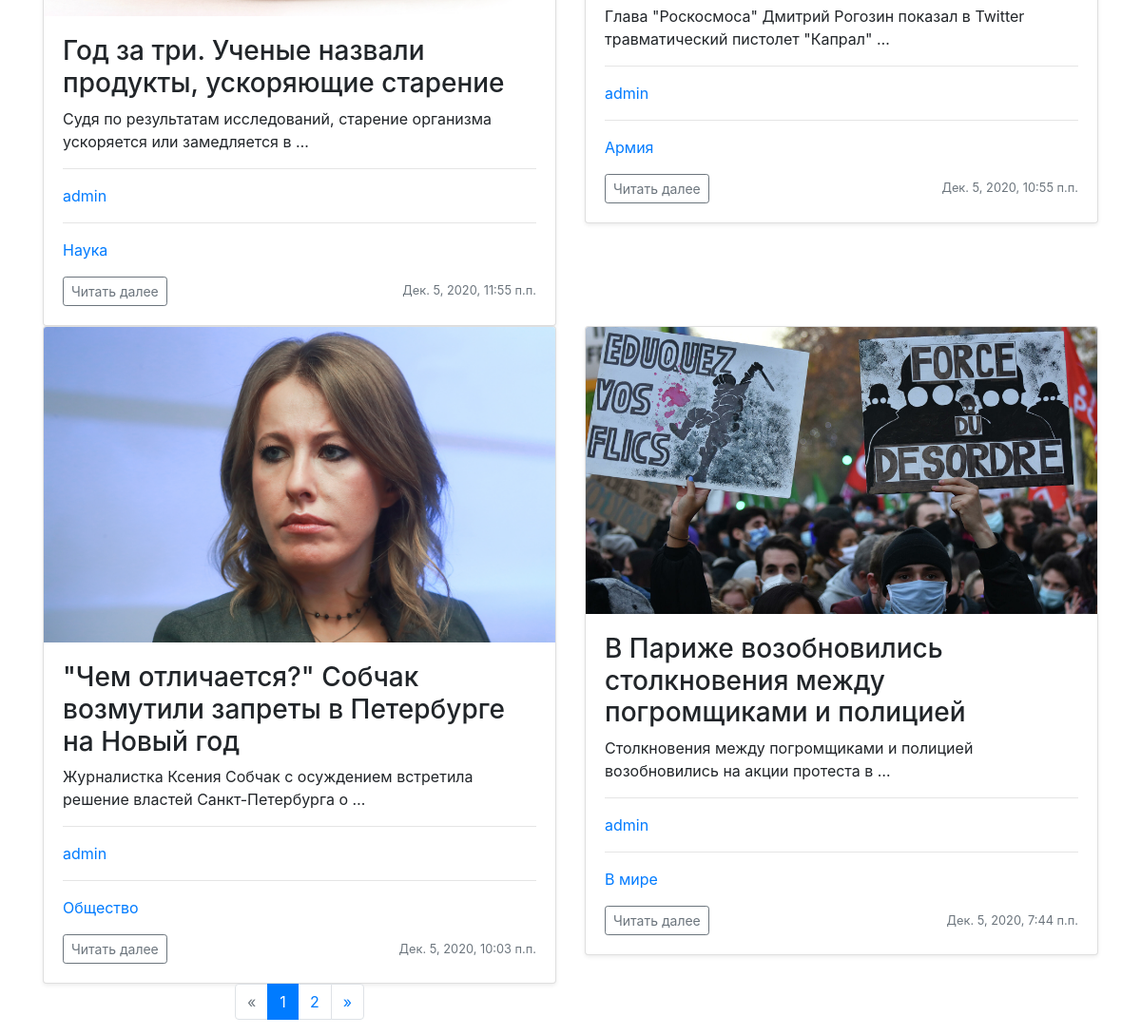
The page /news/ (lower part) on the database as committed earlier.
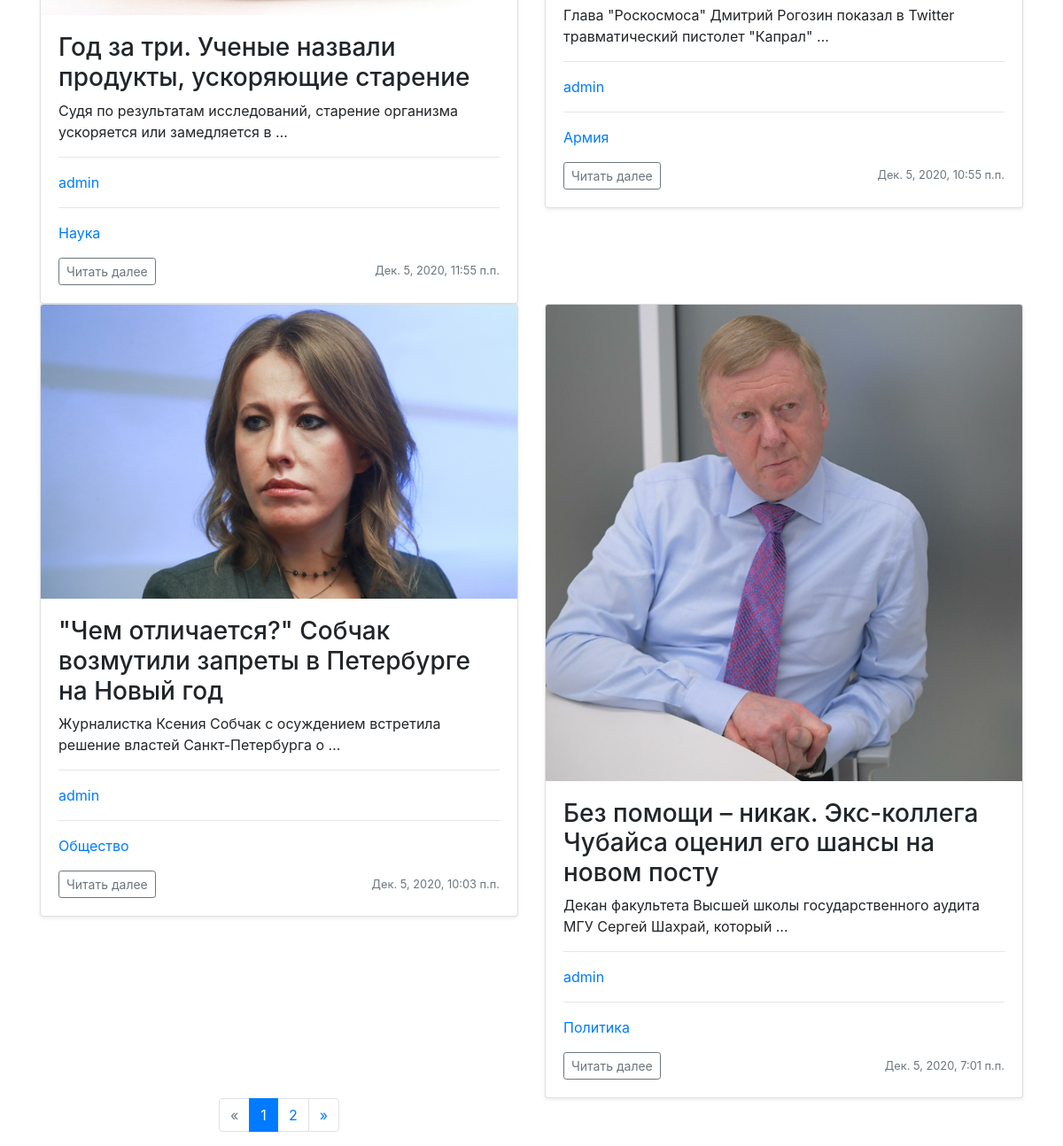
The same page on the database as committed later.
### news/models.py (models this page shows, shortened)
class News(models.Model):
    author = models.ForeignKey(User, on_delete=models.PROTECT, verbose_name='автор', default=None)
    title = models.CharField(max_length=150, verbose_name='заголовок')
    content = models.TextField(verbose_name='текст')
    created_at = models.DateTimeField(auto_now_add=True, verbose_name='дата создания')
    updated_at = models.DateTimeField(auto_now=True, verbose_name='дата обновления')
    photo = models.ImageField(upload_to='photos/%Y/%m/%d/', verbose_name='постер', default='photos/default.svg')
    is_published = models.BooleanField(default=True, verbose_name='статус публикации')
    category = models.ForeignKey('Category', on_delete=models.PROTECT, verbose_name='категория', db_index=True, default=None)
    def get_absolute_url(self):
        return reverse('news:detail_news', kwargs={'pk': self.pk})
    class Meta:
        verbose_name = 'новость'
        verbose_name_plural = 'новости'
        ordering = ['created_at', 'title']

class Category(models.Model):
    title = models.CharField(max_length=150, verbose_name='заголовок', unique=True)
    class Meta:
        verbose_name = 'категория'
        verbose_name_plural = 'категории'
        ordering = ['title']
    def get_absolute_url(self):
        return reverse('news:detail_category', kwargs={'category_id': self.pk})

### news/views.py (the view)
# urls.py: path('', AllNews.as_view(), name='all_news'),
class AllNews(ListView):
    model = News
    template_name = 'news/all_news.html'
    context_object_name = 'all_news'
    paginate_by = 4
    def get_queryset(self):
        return News.objects.filter(is_published=True).order_by('-created_at')

### news/templatetags/news_tags.py (called while the page is built)
@register.simple_tag(name='get_list_category')
def get_categories():
    categories = Category.objects.annotate(cnt=Count('news', filter=F('news__is_published')))
    return categories

### news/templates/news/all_news.html (shortened to what this page needs)
{% extends 'base.html' %}
{% block content %}
    <br>
    <div class="row row-cols-2">
        {% for new in all_news %}
            <div class="col">
                <div class="card shadow-sm">
                    <img class="bd-placeholder-img card-img-top" focusable="false" role="img"
                         width="100%" height="100%" src="{{ new.photo.url }}">
                    <div class="card-body">
                        <h3 class="card-text">{{ new.title }}</h3>
                        <p class="card-text">{{ new.content|truncatewords:10 }}</p>
                        <hr>
                        <a style="text-decoration: none;" href="#"><p>{{ new.author }}</p></a>
                        <hr>
                        <a style="text-decoration: none;" href="{{ new.category.get_absolute_url }}"><p>{{ new.category.title }}</p></a>
                        <div class="d-flex justify-content-between align-items-center">
                            <div class="btn-group">
                                <form action="{{ new.get_absolute_url }}">
                                    <button type="submit" class="btn btn-sm btn-outline-secondary">
                                        Читать далее
                                    </button>
                                </form>
                            </div>
                            <small class="text-muted">{{ new.created_at }}</small>
                        </div>
                    </div>
                </div>
            </div>
        {% endfor %}
        <br>
        {% include 'inc/_paginator.html' %}
    </div>
{% endblock %}

Rows that differ between the two databases and show on the page:
no longer on this page (row edited): News: photo (picture), title "В Париже возобновились столкновения между погромщиками и полицией", content "Столкновения между погромщиками и полицией возобновились на акции протеста в …", author "admin", category "В мире", created_at "Дек. 5, 2020, 7:44 п.п."
now on this page (row unchanged): News: photo (picture), title "Без помощи – никак. Экс-коллега Чубайса оценил его шансы на новом посту", content "Декан факультета Высшей школы государственного аудита МГУ Сергей Шахрай, который …", author "admin", category "Политика", created_at "Дек. 5, 2020, 7:01 п.п."
